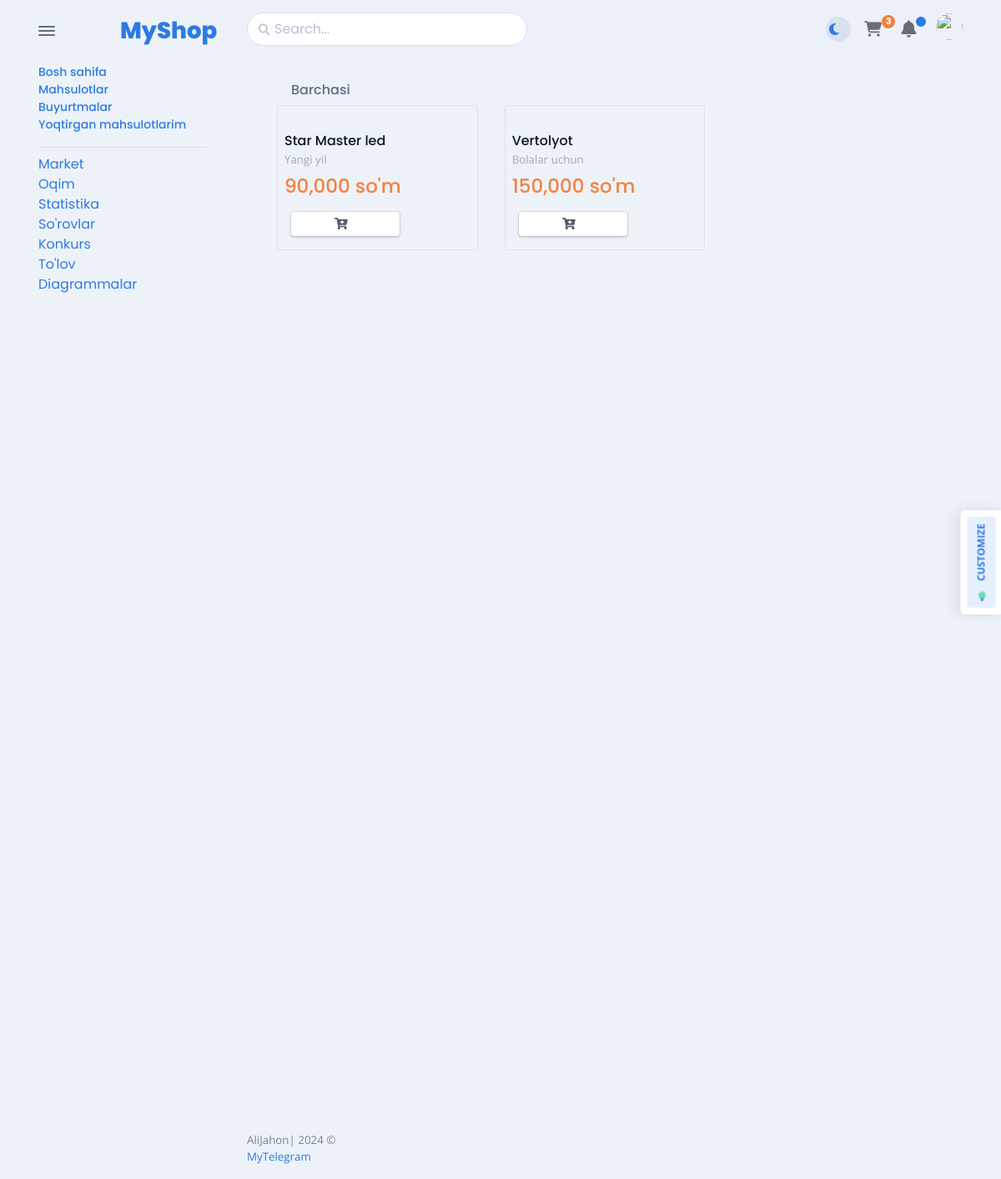
The app's page /favorite-products/barchasi (signed in) with its own data.
### apps/models.py (models this page shows, shortened)
class Product(Model):
    name = CharField(max_length=50)
    description = CharField(max_length=500)
    price = DecimalField(max_digits=9, decimal_places=2)
    image = ImageField(upload_to='products/')
    slug = SlugField(unique=True)
    category = ForeignKey('apps.Category', on_delete=SET_NULL, null=True, blank=True, related_name='products')
    liked_by_users = ManyToManyField('apps.User', related_name='liked_products', blank=True)
    reserve = SmallIntegerField(default=1)
    discount = SmallIntegerField(default=0)

class Category(Model):
    image = ImageField(upload_to='categories/')
    name = CharField(max_length=50)
    slug = SlugField(unique=True)

### apps/views.py (the view)
# urls.py: path('favorite-products/<slug:slug>', views.MyFavorites.as_view(), name='favorite_products'),
class MyFavorites(ListView):
    model = Product
    context_object_name = 'products'
    template_name = 'apps/product/favorite-products.html'
    def get_queryset(self):
        if self.request.user.is_authenticated:
            return Product.objects.filter(liked_by_users=self.request.user,reserve__gt=0)
    def get_context_data(self, **kwargs):
        context = super().get_context_data(**kwargs)
        context['wishlist_count'] = Wishlist.objects.filter(user_id=self.request.user.id).count()
        return context

### templates/apps/product/favorite-products.html (shortened to what this page needs)
{% extends 'apps/base_include/base.html' %}
{% load humanize %}
{% block main %}
    <div class="card-body">
        <div class="container border-bottom-4">
            <div class="header_tab_menu">
                <div class="header_menu active" style="overflow: auto">
                    <a href="{% url 'favorite_products' slug='barchasi' %}"
                       class="btn btn-default {% if current_category == 'barchasi' %}active{% endif %}">
                        Barchasi
                    </a>
                </div>
            </div>
        </div>
        <div class="container" id="productsList">
            <div class="content_grid">
                <div class="row">
                    {% if products %}
                        {% for product in products %}
                            <div class="col-12 col-sm-6 col-md-4 mb-3">
                                <div class="border rounded-1 d-flex flex-column justify-content-between pb-3">
                                    <div class="overflow-hidden">
                                        <div class="position-relative rounded-top overflow-hidden">
                                            <a class="d-block" href="{% url 'product_detail' slug=product.slug %}">
                                            </a>
                                        </div>
                                        <div class="p-2">
                                            <h5 class="fs-0">
                                                <a class="text-dark" href="{% url 'product_detail' product.slug %}">
                                                    {{ product.name }}
                                                </a>
                                            </h5>
                                            <p class="fs--1 mb-2">
                                                <a class="text-500" href="{% url 'category_product' product.category.slug %}">
                                                    {{ product.category.name }}
                                                </a>
                                            </p>
                                            <h5 class="fs-md-2 text-warning mb-0 d-flex align-items-center mb-2">
                                                {{ product.price|floatformat:0|intcomma }} so'm
                                            </h5>
                                        </div>
                                    </div>
                                    <div class="d-flex flex-between-center px-3">
                                        <div>
                                            <a class="btn btn-sm btn-falcon-default" style="width: 130px;"
                                                href="{% url 'add_to_wishlist' slug=product.slug %}"
                                                data-bs-toggle="tooltip" data-bs-placement="top" title=""
                                                data-bs-original-title="Add to Cart" aria-label="Add to Cart">
                                            </a>
                                        </div>
                                    </div>
                                </div>
                            </div>
                        {% endfor %}
                    {% endif %}
                </div>
            </div>
        </div>
    </div>
{% endblock %}

### templates/apps/base_include/base.html (style rules this page uses)
a { display: flex; align-items: center; text-decoration: none; }
svg { margin-right: 10px; }

### templates/apps/product/favorite-products.html (style rules this page uses)
@media (min-width: 768px) { .content_grid .col-12 { width: 50% !important; } }
@media (min-width: 992px) { .content_grid .col-12 { width: 33.33% !important; } }

### records on screen
Product: name "Star Master led", category.name "Yangi yil", price "90,000"
Product: name "Vertolyot", category.name "Bolalar uchun", price "150,000"

### other values on screen
{{ wishlist_count }} "3"
